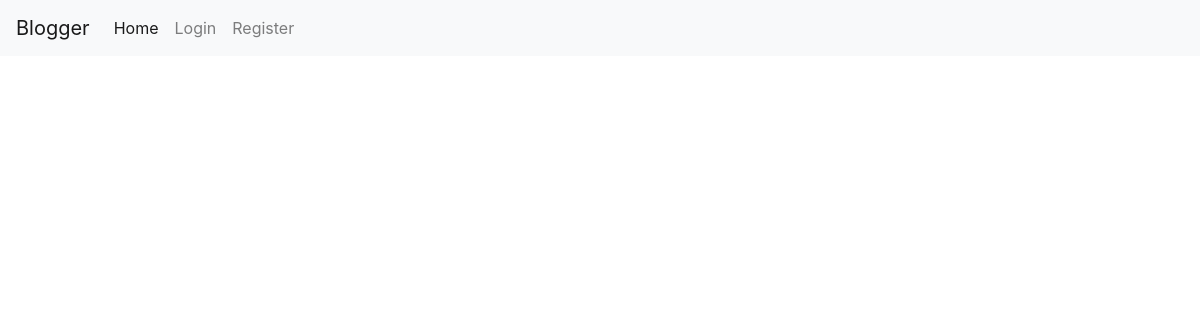
/home, run on an earlier commit of the app's database.
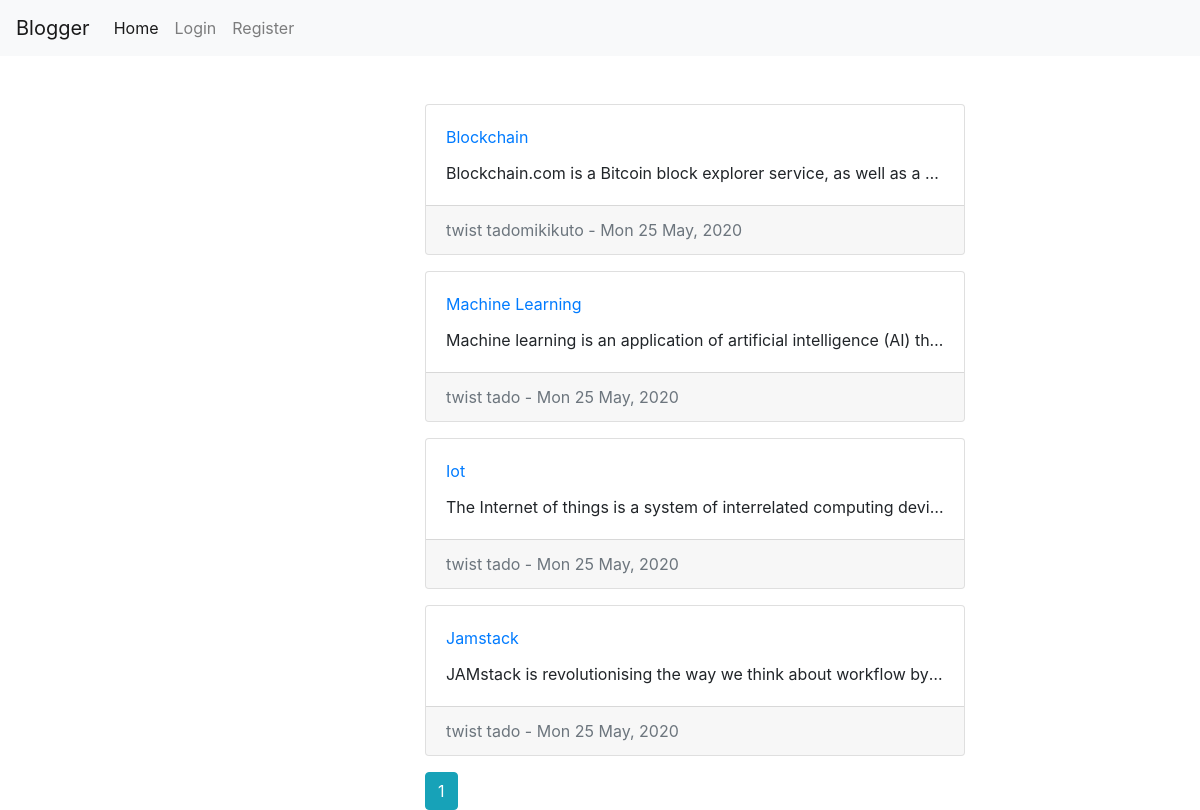
And on a later commit of the database.
### blog_app/model.py (models this page shows, shortened)
class Blog(db.Model):
    id = db.Column(db.INTEGER, primary_key=True, autoincrement=True)
    title = db.Column(db.TEXT, nullable=False)
    content = db.Column(db.TEXT, nullable=False)
    date_posted = db.Column(db.DATETIME, nullable=False, default=datetime.utcnow())
    author = db.Column(db.INTEGER, db.ForeignKey('users.id'), nullable=False)
    like = db.relationship('Likes', backref='liked', lazy=True)

class Users(db.Model, UserMixin):
    id = db.Column(db.INTEGER, primary_key=True, autoincrement=True)
    name = db.Column(db.String(50), nullable=False)
    email = db.Column(db.TEXT, nullable=False, unique=True)
    password = db.Column(db.TEXT, nullable=True)
    date_created = db.Column(db.DATETIME, nullable=False, default=datetime.utcnow())
    blog = db.relationship('Blog', backref='writer', lazy=True)
    like = db.relationship('Likes', backref='liker', lazy=True)

### blog_app/users.py (the view)
@app.route('/', methods=['GET'])
@app.route('/home', methods=['GET'])
def home():
    page = request.args.get('page', type=int, default=1)
    blogs = Blog.query.order_by(Blog.date_posted.desc()).paginate(page=page, per_page=5)
    return render_template('user/home.html', blogs=blogs)

### blog_app/templates/user/home.html (shortened to what this page needs)
{% extends('base.html') %}
{% block content %}
    <div>
        {% for blog in blogs.items %}
            <div class="card mb-3">
                <div class="card-body">
                    <div class="card-title text-capitalize">
                        <a href="{{ url_for('view_blog', blog_id=blog.id)}}">{{ blog.title }}</a>
                    </div>
                    <div class="card-text ellipsis">
                        {{ blog.content }}
                    </div>
                </div>
                <div class="card-footer text-muted d-flex justify-content-between">
                    <div>{{ blog.writer.name }} - <time>{{ blog.date_posted.strftime('%a %d %b, %Y') }}</time></div>
                </div>
            </div>
        {% endfor %}
        {% for page_num in blogs.iter_pages() %}
            {% if page_num %}
                {% if blogs.page == page_num %}
                    <a class="btn btn-info" href="{{ url_for('home', page=page_num) }}">{{ page_num }}</a>
                {% else %}
                    <a class="btn btn-outline-info" href="{{ url_for('home', page=page_num) }}">{{ page_num }}</a>
                {% endif %}
            {% endif %}
        {% endfor %}
    </div>
{% endblock %}

### blog_app/templates/base.html (shortened to what this page needs)
<!doctype html>
<html lang="en">
  <head>
    <link rel="stylesheet" href="https://stackpath.bootstrapcdn.com/bootstrap/4.5.0/css/bootstrap.min.css">
    <link rel="stylesheet" href="{{ url_for('static', filename='fontawesome/css/all.min.css') }}">
    <link rel="stylesheet" href="{{ url_for('static', filename='css/styles.css') }}">
  </head>
  <body>
    <nav class="navbar navbar-expand-lg navbar-light bg-light">
      <a class="navbar-brand" href="#">Blogger</a>
      <div class="collapse navbar-collapse" id="navbarSupportedContent">
        <ul class="navbar-nav mr-auto">
          <li class="nav-item active">
            <a class="nav-link" href="{{ url_for('home') }}">Home <span class="sr-only">(current)</span></a>
          </li>
          {% if current_user.is_authenticated %}
            <li class="nav-item">
              <a class="nav-link" href="{{ url_for('logout') }}">Logout</a>
            </li>
          {% else %}
            <li class="nav-item">
              <a class="nav-link" href="{{ url_for('login') }}">Login</a>
            </li>
            <li class="nav-item">
              <a class="nav-link" href="{{ url_for('register') }}">Register</a>
            </li>
          {% endif %}
        </ul>
      </div>
    </nav>
    <div class="container mt-5">
        <div class="row position-relative">
          <div class="col-md-4">
          </div>
          <div class="col-md-6">
            {% block content %}
            {% endblock %}
          </div>
          <div class="col-md-2"></div>
        </div>
    </div>
  </body>
</html>

### blog_app/static/css/styles.css (style rules this page uses)
ul li { list-style: none; }
.ellipsis { text-overflow: ellipsis !important; white-space: nowrap !important; overflow: hidden !important; }

What changed in the data, as far as the page shows it:
added Blog: title "Blockchain", content "Blockchain.com is a Bitcoin block explorer service, as well as a…", writer.name "twist tadomikikuto", date_posted "Mon 25 May, 2020"
added Blog: title "Machine Learning", content "Machine learning is an application of artificial intelligence (AI) th…", writer.name "twist tado", date_posted "Mon 25 May, 2020"
added Blog: title "Iot", content "The Internet of things is a system of interrelated computing devi…", writer.name "twist tado", date_posted "Mon 25 May, 2020"
added Blog: title "Jamstack", content "JAMstack is revolutionising the way we think about workflow by…", writer.name "twist tado", date_posted "Mon 25 May, 2020"
Also different on the page:
new list line: "1"
